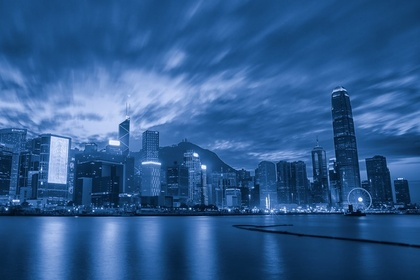
%> input picture colortone1.jpg, 420 x 280 px, shrunk from 800 x 533 before the run
$ octave part3_colortone_swap.m   (GNU Octave 9; MATLAB toolbox functions it lacks are replaced by stand-ins)
%> lines starting %> are read from the running program, lines starting %| are printed output that depends on the picture
clc; clear; close all; font = 18;
I1 = imread("colortone1.jpg");
%> I1 is the input picture: size 280x420x3 uint8; mean R, G, B 46.4, 91.5, 144.9
I2= imread("colortone2.jpg");
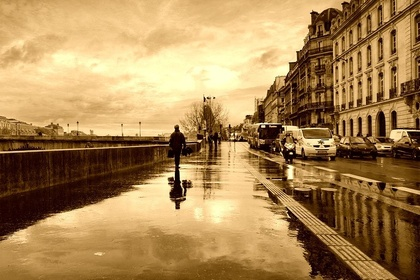
%> input picture colortone2.jpg, 420 x 280 px, shrunk from 800 x 533 before the run
%> I2 is the input picture: size 280x420x3 uint8; mean R, G, B 170.1, 134.9, 85.1
figure(1);subplot(121);imshow(I1);
title("Image with color tone 1","fontsize",font);
subplot(122);imshow(I2);title("Image with color tone 2","fontsize",font);
[pr11, r11]=imhist(I1(:,:,1));pr11 = pr11/sum(pr11);
%> after `[pr11, r11]=imhist(I1(:,:,1))`: pr11 = 256 values, max 3674 at index 26, min 0 at index 211, mean 459.4; r11 = 256 values from 0 to 255
%> after `pr11 = pr11/sum(pr11)`: pr11 = 256 values, max 0.0312 at index 26, min 0 at index 211, mean 0.00391
[pr12, r12]=imhist(I1(:,:,2));pr12 = pr12/sum(pr12);
%> after `[pr12, r12]=imhist(I1(:,:,2))`: pr12 = 256 values, max 2536 at index 80, min 0 at index 1, mean 459.4; r12 = 256 values from 0 to 255
%> after `pr12 = pr12/sum(pr12)`: pr12 = 256 values, max 0.0216 at index 80, min 0 at index 1, mean 0.00391
[pr13, r13]=imhist(I1(:,:,3));pr13 = pr13/sum(pr13);
%> after `[pr13, r13]=imhist(I1(:,:,3))`: pr13 = 256 values, max 1614 at index 146, min 0 at index 1, mean 459.4; r13 = 256 values from 0 to 255
%> after `pr13 = pr13/sum(pr13)`: pr13 = 256 values, max 0.0137 at index 146, min 0 at index 1, mean 0.00391
[pr21, r21]=imhist(I2(:,:,1));pr21 = pr21/sum(pr21);
%> after `[pr21, r21]=imhist(I2(:,:,1))`: pr21 = 256 values, max 7176 at index 256, min 0 at index 1, mean 459.4; r21 = 256 values from 0 to 255
%> after `pr21 = pr21/sum(pr21)`: pr21 = 256 values, max 0.061 at index 256, min 0 at index 1, mean 0.00391
[pr22, r22]=imhist(I2(:,:,2));pr22 = pr22/sum(pr22);
%> after `[pr22, r22]=imhist(I2(:,:,2))`: pr22 = 256 values, max 1075 at index 1, min 266 at index 243, mean 459.4; r22 = 256 values from 0 to 255
%> after `pr22 = pr22/sum(pr22)`: pr22 = 256 values, max 0.00914 at index 1, min 0.00226 at index 243, mean 0.00391
[pr23, r23]=imhist(I2(:,:,3));pr23 = pr23/sum(pr23);
%> after `[pr23, r23]=imhist(I2(:,:,3))`: pr23 = 256 values, max 9228 at index 1, min 0 at index 220, mean 459.4; r23 = 256 values from 0 to 255
%> after `pr23 = pr23/sum(pr23)`: pr23 = 256 values, max 0.0785 at index 1, min 0 at index 220, mean 0.00391

figure(2); subplot(231); stem(r11,pr11);grid on;
title("Image with color tone 1 (channel 1)","fontsize",font-3);
xlabel("Intensity values","fontsize",font-5);
ylabel("Number of pixels","fontsize",font-5);
subplot(232); stem(r12,pr12);grid on;
title("Image with color tone 1 (channel 2)","fontsize",font-3);
xlabel("Intensity values","fontsize",font-5);
ylabel("Number of pixels","fontsize",font-5);
subplot(233); stem(r13,pr13);grid on;
title("Image with color tone 1 (channel 3)","fontsize",font-3);
xlabel("Intensity values","fontsize",font-5);
ylabel("Number of pixels","fontsize",font-5);
subplot(234); stem(r21,pr21);grid on;
title("Image with color tone 2 (channel 1)","fontsize",font-3);
xlabel("Intensity values","fontsize",font-5);
ylabel("Number of pixels","fontsize",font-5);
subplot(235); stem(r22,pr22);grid on;
title("Image with color tone 2 (channel 2)","fontsize",font-3);
xlabel("Intensity values","fontsize",font-5);
ylabel("Number of pixels","fontsize",font-5);
subplot(236); stem(r23,pr23);grid on;
title("Image with color tone 2 (channel 3)","fontsize",font-3);
xlabel("Intensity values","fontsize",font-5);
ylabel("Number of pixels","fontsize",font-5);
%> figure, not shown here; panel 1: highest point at x = 25, y = 0.0312; panel 2: highest point at x = 79, y = 0.0216; panel 3: highest point at x = 145, y = 0.0137; panel 4: highest point at x = 255, y = 0.061


L = 256;
cdf11 = cumsum(pr11);  s11 = (L-1).*cdf11;
%> after `cdf11 = cumsum(pr11)`: cdf11 = 256 values from 0.0124 to 1
%> after `s11 = (L-1).*cdf11`: s11 = 256 values from 3.16 to 255
cdf12 = cumsum(pr12);  s12 = (L-1).*cdf12;
%> after `cdf12 = cumsum(pr12)`: cdf12 = 256 values from 0 to 1
%> after `s12 = (L-1).*cdf12`: s12 = 256 values from 0 to 255
cdf13 = cumsum(pr13);  s13 = (L-1).*cdf13;
%> after `cdf13 = cumsum(pr13)`: cdf13 = 256 values from 0 to 1
%> after `s13 = (L-1).*cdf13`: s13 = 256 values from 0 to 255
cdf21 = cumsum(pr21);  s21 = (L-1).*cdf21;
%> after `cdf21 = cumsum(pr21)`: cdf21 = 256 values from 0 to 1
%> after `s21 = (L-1).*cdf21`: s21 = 256 values from 0 to 255
cdf22 = cumsum(pr22);  s22 = (L-1).*cdf22;
%> after `cdf22 = cumsum(pr22)`: cdf22 = 256 values from 0.00914 to 1
%> after `s22 = (L-1).*cdf22`: s22 = 256 values from 2.33 to 255
cdf23 = cumsum(pr23);  s23 = (L-1).*cdf23;
%> after `cdf23 = cumsum(pr23)`: cdf23 = 256 values from 0.0785 to 1
%> after `s23 = (L-1).*cdf23`: s23 = 256 values from 20.01 to 255

%transferring color tone 2 to 1
siz1 = size(I1);
%> siz1 = [280 420 3]
Itemp11 = s11(I1(:,:,1)+1);
for i = 1:siz1(1)
    for j = 1:siz1(2)
        [minval, argmin] = min(abs(Itemp11(i,j)-s21));
        Itr2to1_1(i,j) = uint8(r21(argmin));
    end
end
Itemp12 = s12(I1(:,:,2)+1);
for i = 1:siz1(1)
    for j = 1:siz1(2)
        [minval, argmin] = min(abs(Itemp12(i,j)-s22));
        Itr2to1_2(i,j) = uint8(r22(argmin));
    end
end
Itemp13 = s13(I1(:,:,3)+1);
for i = 1:siz1(1)
    for j = 1:siz1(2)
        [minval, argmin] = min(abs(Itemp13(i,j)-s23));
        Itr2to1_3(i,j) = uint8(r23(argmin));
    end
end
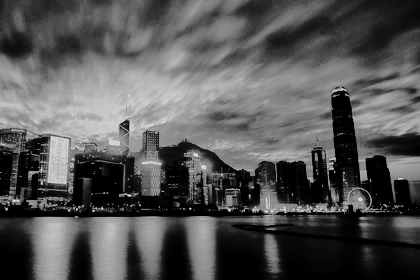
%> Itr2to1_3: size 280x420 uint8; min 0, max 212, mean 85.3
Itr2to1(:,:,1) = Itr2to1_1(:,:);
Itr2to1(:,:,2) = Itr2to1_2(:,:);
Itr2to1(:,:,3) = Itr2to1_3(:,:);

%transferring color tone 1 to 2
siz2 = size(I2);
%> siz2 = [280 420 3]
Itemp21 = s21(I2(:,:,1)+1);
for i = 1:siz2(1)
    for j = 1:siz2(2)
        [minval, argmin] = min(abs(Itemp21(i,j)-s11));
        Itr1to2_1(i,j) = uint8(r11(argmin));
    end
end
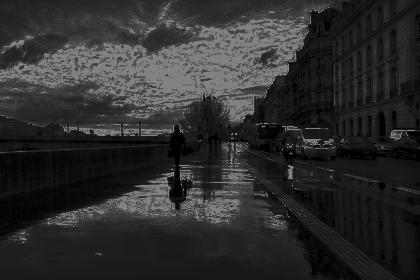
%> Itr1to2_1: size 280x420 uint8; min 0, max 130, mean 45.1
Itemp22 = s22(I2(:,:,2)+1);
for i = 1:siz2(1)
    for j = 1:siz2(2)
        [minval, argmin] = min(abs(Itemp22(i,j)-s12));
        Itr1to2_2(i,j) = uint8(r12(argmin));
    end
end
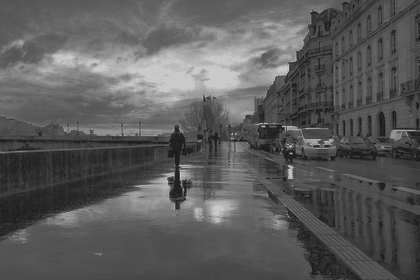
%> Itr1to2_2: size 280x420 uint8; min 28, max 201, mean 91.4
Itemp23 = s23(I2(:,:,3)+1);
for i = 1:siz2(1)
    for j = 1:siz2(2)
        [minval, argmin] = min(abs(Itemp23(i,j)-s13));
        Itr1to2_3(i,j) = uint8(r13(argmin));
    end
end
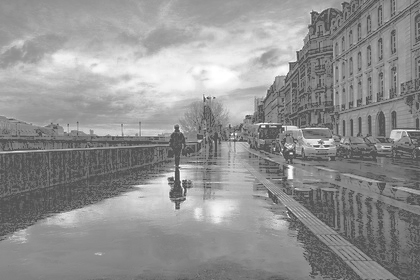
%> Itr1to2_3: size 280x420 uint8; min 82, max 255, mean 145.8
Itr1to2(:,:,1)=Itr1to2_1(:,:);Itr1to2(:,:,2)=Itr1to2_2(:,:);Itr1to2(:,:,3)=Itr1to2_3(:,:);
%> after `Itr1to2(:,:,3)=Itr1to2_3(:,:)`:
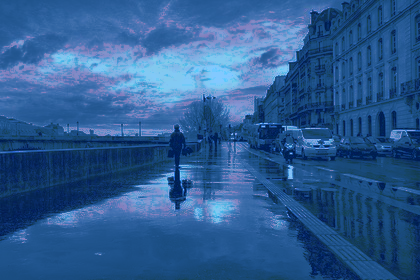
%> Itr1to2: size 280x420x3 uint8; mean R, G, B 45.1, 91.4, 145.8
figure(3);subplot(121);imshow(Itr2to1);
title("Transformed image (color tone swapped from 2 to 1)","fontsize",font-3);
subplot(122);imshow(Itr1to2);
title("Transformed image (color tone swapped from 1 to 2)","fontsize",font-3);


[pr11, r11]=imhist(Itr2to1(:,:,1));pr11 = pr11/sum(pr11);
%> after `[pr11, r11]=imhist(Itr2to1(:,:,1))`: pr11 = 256 values, max 5209 at index 255, min 0 at index 1, mean 459.4
%> after `pr11 = pr11/sum(pr11)`: pr11 = 256 values, max 0.0443 at index 255, min 0 at index 1, mean 0.00391
[pr12, r12]=imhist(Itr2to1(:,:,2));pr12 = pr12/sum(pr12);
%> after `[pr12, r12]=imhist(Itr2to1(:,:,2))`: pr12 = 256 values, max 2536 at index 121, min 0 at index 8, mean 459.4
%> after `pr12 = pr12/sum(pr12)`: pr12 = 256 values, max 0.0216 at index 121, min 0 at index 8, mean 0.00391
[pr13, r13]=imhist(Itr2to1(:,:,3));pr13 = pr13/sum(pr13);
%> after `[pr13, r13]=imhist(Itr2to1(:,:,3))`: pr13 = 256 values, max 9839 at index 1, min 0 at index 22, mean 459.4
%> after `pr13 = pr13/sum(pr13)`: pr13 = 256 values, max 0.0837 at index 1, min 0 at index 22, mean 0.00391
[pr21, r21]=imhist(Itr1to2(:,:,1));pr21 = pr21/sum(pr21);
%> after `[pr21, r21]=imhist(Itr1to2(:,:,1))`: pr21 = 256 values, max 10399 at index 131, min 0 at index 53, mean 459.4
%> after `pr21 = pr21/sum(pr21)`: pr21 = 256 values, max 0.0884 at index 131, min 0 at index 53, mean 0.00391
[pr22, r22]=imhist(Itr1to2(:,:,2));pr22 = pr22/sum(pr22);
%> after `[pr22, r22]=imhist(Itr1to2(:,:,2))`: pr22 = 256 values, max 2491 at index 80, min 0 at index 1, mean 459.4
%> after `pr22 = pr22/sum(pr22)`: pr22 = 256 values, max 0.0212 at index 80, min 0 at index 1, mean 0.00391
[pr23, r23]=imhist(Itr1to2(:,:,3));pr23 = pr23/sum(pr23);
%> after `[pr23, r23]=imhist(Itr1to2(:,:,3))`: pr23 = 256 values, max 9228 at index 83, min 0 at index 1, mean 459.4
%> after `pr23 = pr23/sum(pr23)`: pr23 = 256 values, max 0.0785 at index 83, min 0 at index 1, mean 0.00391

figure(4); subplot(231); stem(r11,pr11);grid on;
title("First image with color tone swapped from 2 to 1 (channel 1)","fontsize",font-5);
xlabel("Intensity values","fontsize",font-5);
ylabel("Number of pixels","fontsize",font-5);
subplot(232); stem(r12,pr12);grid on;
title("First image with color tone swapped from 2 to 1 (channel 2)","fontsize",font-5);
xlabel("Intensity values","fontsize",font-5);
ylabel("Number of pixels","fontsize",font-5);
subplot(233); stem(r13,pr13);grid on;
title("First image with color tone swapped from 2 to 1 (channel 3)","fontsize",font-5);
xlabel("Intensity values","fontsize",font-5);
ylabel("Number of pixels","fontsize",font-5);
subplot(234); stem(r21,pr21);grid on;
title("Second image with color tone swapped from 1 to 2 (channel 1)","fontsize",font-5);
xlabel("Intensity values","fontsize",font-5);
ylabel("Number of pixels","fontsize",font-5);
subplot(235); stem(r22,pr22);grid on;
title("Second image with color tone swapped from 1 to 2 (channel 2)","fontsize",font-5);
xlabel("Intensity values","fontsize",font-5);
ylabel("Number of pixels","fontsize",font-5);
subplot(236); stem(r23,pr23);grid on;
title("Second image with color tone swapped from 1 to 2 (channel 3)","fontsize",font-5);
xlabel("Intensity values","fontsize",font-5);
ylabel("Number of pixels","fontsize",font-5);
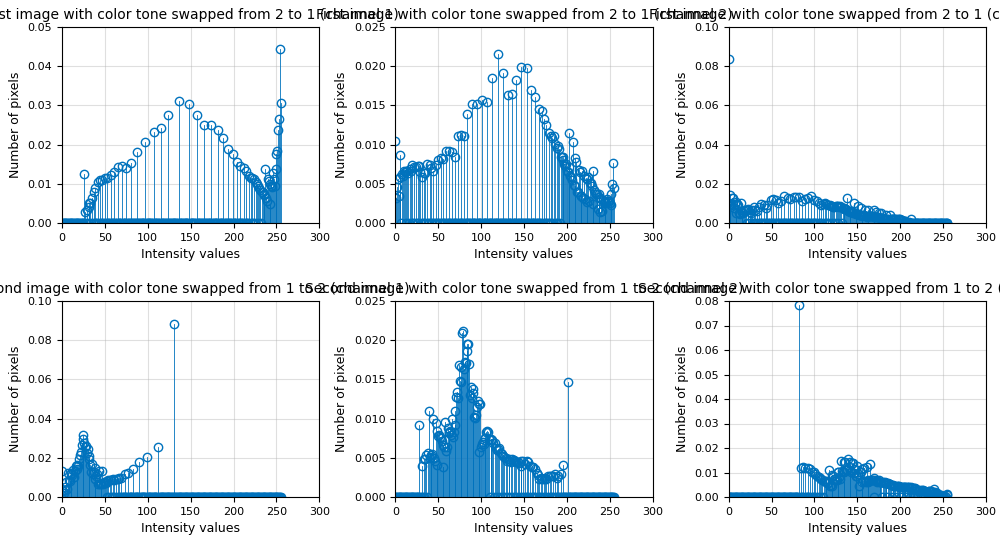
%> figure redrawn from the program's plot data, 6 panels; panel 1: highest point at x = 254, y = 0.0443; panel 2: highest point at x = 120, y = 0.0216; panel 3: highest point at x = 0, y = 0.0837; panel 4: highest point at x = 130, y = 0.0884
